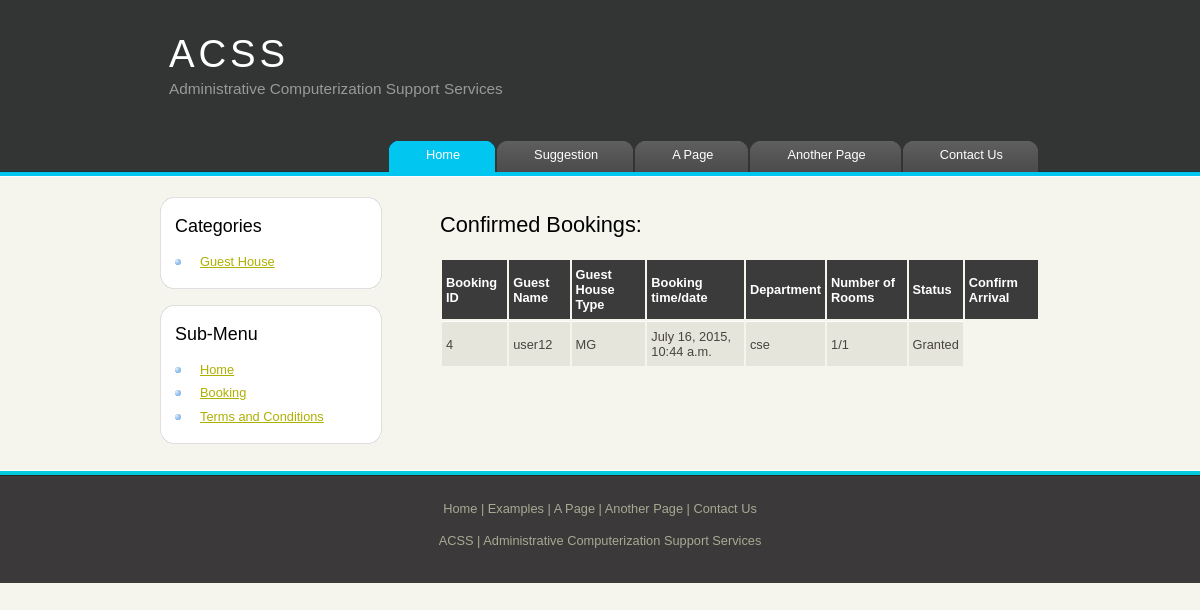
Page /templates/blog/confirmed.html on the committed database.
### blog/models.py (models this page shows, shortened)
class Pend(models.Model): #each class is a DB
    status_choices = (                    #dict datastructure for status field drop down
        ('Pending', 'Pending'),
        ('Granted', 'Granted'),
        ('Arrived', 'Arrived'),
        ('Departed', 'Departed'),
    )
    category_type = (                    #dict datastructure for category field drop down
        ('Personal Guest', 'Personal Guest'),
        ('Departmental Guest', 'Department Guest'),
    )
    count = 0
    totalrooms = 30
    author = models.ForeignKey('auth.User')
    booking_date = models.DateTimeField(
            default=timezone.now)
    gname = models.CharField(max_length=30)
    bookin = models.CharField(max_length=100)
    dept = models.CharField(max_length=40)
    roomsno = models.CharField(max_length=5,default='1/0')
    address = models.CharField(max_length=200,default='e.g House Number,Street,City,State,PINCODE')
    status = models.CharField(max_length=40,default='Pending',choices = status_choices)
    tele_no = models.CharField(max_length=20,default='CountryCode-Number')
    email = models.EmailField(max_length=200,default='user@example.com')
    purpose = models.CharField(max_length=100,default='')
    categ = models.CharField(max_length=30,choices = category_type,default='Personal Guest')
    expad = models.DateTimeField(
            default=timezone.now)
    expdd = models.DateTimeField(
            default=timezone.now)

### blog/views.py (the view)
# urls.py: url(r'^templates/blog/confirmed.html', views.granted),
def granted(request):
    confirmed = Pend.objects.filter(status='Granted')
    return render(request, 'blog/confirmed.html', {'confirmed': confirmed})

### blog/templates/blog/confirmed.html (shortened to what this page needs)
<!DOCTYPE HTML>
<html>
<head>
  <link rel="stylesheet" type="text/css" href="/static/css/style.css" />
</head>
<body>
  <div id="main">
    <div id="header">
      <div id="logo">
        <div id="logo_text">
          <h1><a href="index.html">ACSS</a></h1>
          <h2>Administrative Computerization Support Services</h2>
        </div>
      </div>
      <div id="menubar">
        <ul id="menu">
          <li class="selected"><a href="index.html">Home</a></li>
          <li><a href="/templates/blog/suggestion.html">Suggestion</a></li>
          <li><a href="page.html">A Page</a></li>
          <li><a href="another_page.html">Another Page</a></li>
          <li><a href="contact.html">Contact Us</a></li>
        </ul>
      </div>
    </div>
    <div id="site_content">
      <div id="sidebar_container">
        <div class="sidebar">
          <div class="sidebar_top"></div>
          <div class="sidebar_item">
            <h3>Categories</h3>
            <ul>
              <li><a href="#">Guest House</a></li>
            </ul>
          </div>
          <div class="sidebar_base"></div>
        </div>
        <div class="sidebar">
          <div class="sidebar_top"></div>
          <div class="sidebar_item">
            <h3>Sub-Menu</h3>
            <ul>
              <li><a href="/templates/blog/index.html">Home</a></li>
              <li><a href="/templates/blog/booking.html">Booking</a></li>
              <li><a href="#">Terms and Conditions</a></li>
            </ul>
          </div>
          <div class="sidebar_base"></div>
        </div>
      </div>
        <div class="main-content">
            <table style="width:100%">
                    <h1>Confirmed Bookings:</h1>
                    <tr>
                      <th>Booking ID</th>
                      <th>Guest Name</th>
                      <th>Guest House Type</th>
                      <th>Booking time/date</th>
                      <th>Department</th>
                      <th>Number of Rooms</th>
                      <th>Status</th>
                      <th>Confirm Arrival</th>
                    </tr>
                  {% for confirmed in confirmed %}
                    <tr>
                      <td>{{ confirmed.id }}</td>
                      <td>{{ confirmed.gname }}</td>
                      <td>{{ confirmed.bookin }}</td>
                      <td>{{ confirmed.booking_date }}</td>
                      <td>{{ confirmed.dept }}</td>
                      <td>{{ confirmed.roomsno }}</td>
                      <td>{{ confirmed.status }}</td>
                    </tr>
                    {% endfor %}
        </table>
        </div>
    </div>
    </div>
    <div id="footer">
      <p><a href="index.html">Home</a> | <a href="examples.html">Examples</a> | <a href="page.html">A Page</a> | <a href="another_page.html">Another Page</a> | <a href="contact.html">Contact Us</a></p>
      <p>ACSS | Administrative Computerization Support Services </p>
    </div>
</body>
</html>

### blog/static/css/style.css (style rules this page uses)
html { height: 100%; }
* { margin: 0; padding: 0; }
body { font: normal .80em 'trebuchet ms', arial, sans-serif; background: #F5F5EE; color: #555; }
p { padding: 0 0 20px 0; line-height: 1.7em; }
h1, h2, h3, h4, h5, h6 { color: #362C20; letter-spacing: 0em; padding: 0 0 5px 0; }
h1, h2, h3 { font: normal 170% 'century gothic', arial; margin: 0 0 15px 0; padding: 15px 0 5px 0; color: #000; }
h2 { font-size: 160%; padding: 9px 0 5px 0; color: #009FBC; }
h3 { font-size: 140%; padding: 5px 0 0 0; }
a, a:hover { outline: none; text-decoration: underline; color: #AEB002; }
ul { margin: 2px 0 22px 17px; }
ul li { list-style-type: circle; margin: 0 0 6px 0; padding: 0 0 4px 5px; line-height: 1.5em; }
#main, #logo, #menubar, #site_content, #footer { margin-left: auto; margin-right: auto; }
#header { background: #323534 url(back.png) repeat-x; height: 177px; }
#logo { width: 880px; position: relative; height: 140px; background: transparent; }
#logo #logo_text { position: absolute; top: 10px; left: 0; }
#logo h1, #logo h2 { font: normal 300% 'century gothic', arial, sans-serif; border-bottom: 0; text-transform: none; margin: 0 0 0 9px; }
#logo_text h1, #logo_text h1 a, #logo_text h1 a:hover { padding: 22px 0 0 0; color: #FFF; letter-spacing: 0.1em; text-decoration: none; }
#logo_text h2 { font-size: 120%; padding: 4px 0 0 0; color: #999; }
#menubar { width: 880px; height: 46px; }
ul#menu { float: right; margin: 0; }
ul#menu li { float: left; padding: 0 0 0 9px; list-style: none; margin: 1px 2px 0 0; background: #5A5A5A url(tab.png) no-repeat 0 0; }
ul#menu li a { font: normal 100% 'trebuchet ms', sans-serif; display: block; float: left; height: 20px; padding: 6px 35px 5px 28px; text-align: center; color: #FFF; text-decoration: none; background: #5A5A5A url(tab.png) no-repeat 100% 0; }
ul#menu li.selected a { height: 20px; padding: 6px 35px 5px 28px; }
ul#menu li.selected { margin: 1px 2px 0 0; background: #00C6F0 url(tab_selected.png) no-repeat 0 0; }
ul#menu li.selected a, ul#menu li.selected a:hover { background: #00C6F0 url(tab_selected.png) no-repeat 100% 0; color: #FFF; }
#site_content { width: 880px; overflow: hidden; margin: 20px auto 0 auto; padding: 0 0 10px 0; }
#sidebar_container { float: left; width: 224px; }
.sidebar_top { width: 222px; height: 14px; background: transparent url(side_top.png) no-repeat; }
.sidebar_base { width: 222px; height: 14px; background: url(side_base.png) no-repeat; }
.sidebar { float: left; width: 222px; padding: 0; margin: 0 0 16px 0; }
.sidebar_item { background: url(side_back.png) repeat-y; padding: 0 15px; width: 192px; }
.main-content { float:right; width: 600px; height: auto; }
.sidebar ul { margin: 0; }
#content ul li, .sidebar ul li { list-style-type: none; background: url(bullet.png) no-repeat; margin: 0 0 0 0; padding: 0 0 4px 25px; line-height: 1.5em; }
#footer { width: 100%; font-family: 'trebuchet ms', sans-serif; font-size: 100%; height: 80px; padding: 28px 0 5px 0; text-align: center; background: #3B3939 url(footer.png) repeat-x; color: #A8AA94; }
#footer p { line-height: 1.7em; padding: 0 0 10px 0; }
#footer a { color: #A8AA94; text-decoration: none; }
table { margin: 10px 0 30px 0; }
table tr th, table tr td { background: #3B3B3B; color: #FFF; padding: 7px 4px; text-align: left; }
table tr td { background: #E5E5DB; color: #47433F; border-top: 1px solid #FFF; }

### rows in the picture
Pend: id "4", gname "user12", bookin "MG", booking_date "July 16, 2015, 10:44 a.m.", dept "cse", roomsno "1/1", status "Granted"
